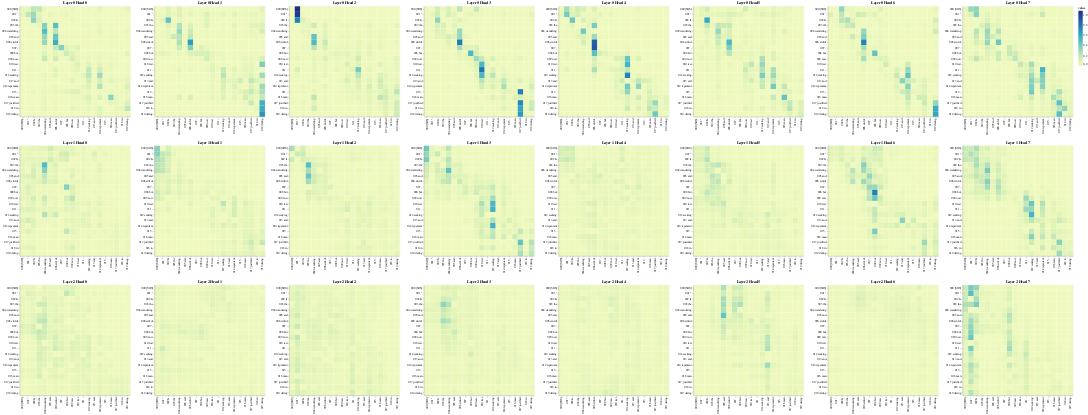

Source (notebook cell):
### Code cell
layers = [0, 1, 2]
heads = [0, 1, 2, 3, 4, 5, 6, 7]

# Encoder Self-Attention
get_all_attention_maps("encoder", layers, heads, encoder_input_tokens, encoder_input_tokens, min(20, sentence_len))

### Figure 1 — Vega-Lite specification as saved in the notebook (floating-point values rounded to 4 significant figures; data arrays with more than 128 entries replaced by an {"elided": "..."} marker saying what was removed)
{"config": {"view": {"continuousWidth": 300, "continuousHeight": 300}}, "vconcat": [{"hconcat": [{"data": {"name": "data-d1ea1e34a86ea174ee4adef5da7a2028"}, "mark": {"type": "rect"}, "encoding": {"color": {"field": "value", "type": "quantitative"}, "tooltip": [{"field": "row", "type": "quantitative"}, {"field": "column", "type": "quantitative"}, {"field": "value", "type": "quantitative"}, {"field": "row_token", "type": "nominal"}, {"field": "col_token", "type": "nominal"}], "x": {"axis": {"title": ""}, "field": "col_token", "type": "nominal"}, "y": {"axis": {"title": ""}, "field": "row_token", "type": "nominal"}}, "height": 400, "name": "view_1", "title": "Layer 0 Head 0", "width": 400}, {"data": {"name": "data-86f85c7960be88397b2005d66453e8fa"}, "mark": {"type": "rect"}, "encoding": {"color": {"field": "value", "type": "quantitative"}, "tooltip": [{"field": "row", "type": "quantitative"}, {"field": "column", "type": "quantitative"}, {"field": "value", "type": "quantitative"}, {"field": "row_token", "type": "nominal"}, {"field": "col_token", "type": "nominal"}], "x": {"axis": {"title": ""}, "field": "col_token", "type": "nominal"}, "y": {"axis": {"title": ""}, "field": "row_token", "type": "nominal"}}, "height": 400, "name": "view_2", "title": "Layer 0 Head 1", "width": 400}, {"data": {"name": "data-e2a963e56a049c442b5a1ba8bc0b3001"}, "mark": {"type": "rect"}, "encoding": {"color": {"field": "value", "type": "quantitative"}, "tooltip": [{"field": "row", "type": "quantitative"}, {"field": "column", "type": "quantitative"}, {"field": "value", "type": "quantitative"}, {"field": "row_token", "type": "nominal"}, {"field": "col_token", "type": "nominal"}], "x": {"axis": {"title": ""}, "field": "col_token", "type": "nominal"}, "y": {"axis": {"title": ""}, "field": "row_token", "type": "nominal"}}, "height": 400, "name": "view_3", "title": "Layer 0 Head 2", "width": 400}, {"data": {"name": "data-7f3a0b15a2efc55f021dad01303353c3"}, "mark": {"type": "rect"}, "encoding": {"color": {"field": "value", "type": "quantitative"}, "tooltip": [{"field": "row", "type": "quantitative"}, {"field": "column", "type": "quantitative"}, {"field": "value", "type": "quantitative"}, {"field": "row_token", "type": "nominal"}, {"field": "col_token", "type": "nominal"}], "x": {"axis": {"title": ""}, "field": "col_token", "type": "nominal"}, "y": {"axis": {"title": ""}, "field": "row_token", "type": "nominal"}}, "height": 400, "name": "view_4", "title": "Layer 0 Head 3", "width": 400}, {"data": {"name": "data-0858b25bf0ad454348bb42da7ab6d7a7"}, "mark": {"type": "rect"}, "encoding": {"color": {"field": "value", "type": "quantitative"}, "tooltip": [{"field": "row", "type": "quantitative"}, {"field": "column", "type": "quantitative"}, {"field": "value", "type": "quantitative"}, {"field": "row_token", "type": "nominal"}, {"field": "col_token", "type": "nominal"}], "x": {"axis": {"title": ""}, "field": "col_token", "type": "nominal"}, "y": {"axis": {"title": ""}, "field": "row_token", "type": "nominal"}}, "height": 400, "name": "view_5", "title": "Layer 0 Head 4", "width": 400}, {"data": {"name": "data-ce254eb7fffc744239d4b835eb573dec"}, "mark": {"type": "rect"}, "encoding": {"color": {"field": "value", "type": "quantitative"}, "tooltip": [{"field": "row", "type": "quantitative"}, {"field": "column", "type": "quantitative"}, {"field": "value", "type": "quantitative"}, {"field": "row_token", "type": "nominal"}, {"field": "col_token", "type": "nominal"}], "x": {"axis": {"title": ""}, "field": "col_token", "type": "nominal"}, "y": {"axis": {"title": ""}, "field": "row_token", "type": "nominal"}}, "height": 400, "name": "view_6", "title": "Layer 0 Head 5", "width": 400}, {"data": {"name": "data-584649c74cf478ed322874e67043557c"}, "mark": {"type": "rect"}, "encoding": {"color": {"field": "value", "type": "quantitative"}, "tooltip": [{"field": "row", "type": "quantitative"}, {"field": "column", "type": "quantitative"}, {"field": "value", "type": "quantitative"}, {"field": "row_token", "type": "nominal"}, {"field": "col_token", "type": "nominal"}], "x": {"axis": {"title": ""}, "field": "col_token", "type": "nominal"}, "y": {"axis": {"title": ""}, "field": "row_token", "type": "nominal"}}, "height": 400, "name": "view_7", "title": "Layer 0 Head 6", "width": 400}, {"data": {"name": "data-2eb8bb17741c2af78b74860a0559b079"}, "mark": {"type": "rect"}, "encoding": {"color": {"field": "value", "type": "quantitative"}, "tooltip": [{"field": "row", "type": "quantitative"}, {"field": "column", "type": "quantitative"}, {"field": "value", "type": "quantitative"}, {"field": "row_token", "type": "nominal"}, {"field": "col_token", "type": "nominal"}], "x": {"axis": {"title": ""}, "field": "col_token", "type": "nominal"}, "y": {"axis": {"title": ""}, "field": "row_token", "type": "nominal"}}, "height": 400, "name": "view_8", "title": "Layer 0 Head 7", "width": 400}]}, {"hconcat": [{"data": {"name": "data-14d98ef5527fb01c83ab745de4ee90a1"}, "mark": {"type": "rect"}, "encoding": {"color": {"field": "value", "type": "quantitative"}, "tooltip": [{"field": "row", "type": "quantitative"}, {"field": "column", "type": "quantitative"}, {"field": "value", "type": "quantitative"}, {"field": "row_token", "type": "nominal"}, {"field": "col_token", "type": "nominal"}], "x": {"axis": {"title": ""}, "field": "col_token", "type": "nominal"}, "y": {"axis": {"title": ""}, "field": "row_token", "type": "nominal"}}, "height": 400, "name": "view_9", "title": "Layer 1 Head 0", "width": 400}, {"data": {"name": "data-1f15a8d5dce75c3b9ec8a9c127e74246"}, "mark": {"type": "rect"}, "encoding": {"color": {"field": "value", "type": "quantitative"}, "tooltip": [{"field": "row", "type": "quantitative"}, {"field": "column", "type": "quantitative"}, {"field": "value", "type": "quantitative"}, {"field": "row_token", "type": "nominal"}, {"field": "col_token", "type": "nominal"}], "x": {"axis": {"title": ""}, "field": "col_token", "type": "nominal"}, "y": {"axis": {"title": ""}, "field": "row_token", "type": "nominal"}}, "height": 400, "name": "view_10", "title": "Layer 1 Head 1", "width": 400}, {"data": {"name": "data-96523ddd645605cd429ef933ce156204"}, "mark": {"type": "rect"}, "encoding": {"color": {"field": "value", "type": "quantitative"}, "tooltip": [{"field": "row", "type": "quantitative"}, {"field": "column", "type": "quantitative"}, {"field": "value", "type": "quantitative"}, {"field": "row_token", "type": "nominal"}, {"field": "col_token", "type": "nominal"}], "x": {"axis": {"title": ""}, "field": "col_token", "type": "nominal"}, "y": {"axis": {"title": ""}, "field": "row_token", "type": "nominal"}}, "height": 400, "name": "view_11", "title": "Layer 1 Head 2", "width": 400}, {"data": {"name": "data-6f46579d6cc690582f05f4c0ddcc0455"}, "mark": {"type": "rect"}, "encoding": {"color": {"field": "value", "type": "quantitative"}, "tooltip": [{"field": "row", "type": "quantitative"}, {"field": "column", "type": "quantitative"}, {"field": "value", "type": "quantitative"}, {"field": "row_token", "type": "nominal"}, {"field": "col_token", "type": "nominal"}], "x": {"axis": {"title": ""}, "field": "col_token", "type": "nominal"}, "y": {"axis": {"title": ""}, "field": "row_token", "type": "nominal"}}, "height": 400, "name": "view_12", "title": "Layer 1 Head 3", "width": 400}, {"data": {"name": "data-0a08d6b110898ed119140a1115ce98e1"}, "mark": {"type": "rect"}, "encoding": {"color": {"field": "value", "type": "quantitative"}, "tooltip": [{"field": "row", "type": "quantitative"}, {"field": "column", "type": "quantitative"}, {"field": "value", "type": "quantitative"}, {"field": "row_token", "type": "nominal"}, {"field": "col_token", "type": "nominal"}], "x": {"axis": {"title": ""}, "field": "col_token", "type": "nominal"}, "y": {"axis": {"title": ""}, "field": "row_token", "type": "nominal"}}, "height": 400, "name": "view_13", "title": "Layer 1 Head 4", "width": 400}, {"data": {"name": "data-b9c71f826ef058ade77d3fcfad7527d8"}, "mark": {"type": "rect"}, "encoding": {"color": {"field": "value", "type": "quantitative"}, "tooltip": [{"field": "row", "type": "quantitative"}, {"field": "column", "type": "quantitative"}, {"field": "value", "type": "quantitative"}, {"field": "row_token", "type": "nominal"}, {"field": "col_token", "type": "nominal"}], "x": {"axis": {"title": ""}, "field": "col_token", "type": "nominal"}, "y": {"axis": {"title": ""}, "field": "row_token", "type": "nominal"}}, "height": 400, "name": "view_14", "title": "Layer 1 Head 5", "width": 400}, {"data": {"name": "data-094bc4e05d344096a202d532a9e7026a"}, "mark": {"type": "rect"}, "encoding": {"color": {"field": "value", "type": "quantitative"}, "tooltip": [{"field": "row", "type": "quantitative"}, {"field": "column", "type": "quantitative"}, {"field": "value", "type": "quantitative"}, {"field": "row_token", "type": "nominal"}, {"field": "col_token", "type": "nominal"}], "x": {"axis": {"title": ""}, "field": "col_token", "type": "nominal"}, "y": {"axis": {"title": ""}, "field": "row_token", "type": "nominal"}}, "height": 400, "name": "view_15", "title": "Layer 1 Head 6", "width": 400}, {"data": {"name": "data-ea9280ac6818d693b5544dba60f915c3"}, "mark": {"type": "rect"}, "encoding": {"color": {"field": "value", "type": "quantitative"}, "tooltip": [{"field": "row", "type": "quantitative"}, {"field": "column", "type": "quantitative"}, {"field": "value", "type": "quantitative"}, {"field": "row_token", "type": "nominal"}, {"field": "col_token", "type": "nominal"}], "x": {"axis": {"title": ""}, "field": "col_token", "type": "nominal"}, "y": {"axis": {"title": ""}, "field": "row_token", "type": "nominal"}}, "height": 400, "name": "view_16", "title": "Layer 1 Head 7", "width": 400}]}, {"hconcat": [{"data": {"name": "data-698701c6d7ac329a3a592dbd1fdcbf6e"}, "mark": {"type": "rect"}, "encoding": {"color": {"field": "value", "type": "quantitative"}, "tooltip": [{"field": "row", "type": "quantitative"}, {"field": "column", "type": "quantitative"}, {"field": "value", "type": "quantitative"}, {"field": "row_token", "type": "nominal"}, {"field": "col_token", "type": "nominal"}], "x": {"axis": {"title": ""}, "field": "col_token", "type": "nominal"}, "y": {"axis": {"title": ""}, "field": "row_token", "type": "nominal"}}, "height": 400, "name": "view_17", "title": "Layer 2 Head 0", "width": 400}, {"data": {"name": "data-15f51d2856ca0e9fde70f2181599ec60"}, "mark": {"type": "rect"}, "encoding": {"color": {"field": "value", "type": "quantitative"}, "tooltip": [{"field": "row", "type": "quantitative"}, {"field": "column", "type": "quantitative"}, {"field": "value", "type": "quantitative"}, {"field": "row_token", "type": "nominal"}, {"field": "col_token", "type": "nominal"}], "x": {"axis": {"title": ""}, "field": "col_token", "type": "nominal"}, "y": {"axis": {"title": ""}, "field": "row_token", "type": "nominal"}}, "height": 400, "name": "view_18", "title": "Layer 2 Head 1", "width": 400}, {"data": {"name": "data-97ac589959c856a9dc1af569bd989cd3"}, "mark": {"type": "rect"}, "encoding": {"color": {"field": "value", "type": "quantitative"}, "tooltip": [{"field": "row", "type": "quantitative"}, {"field": "column", "type": "quantitative"}, {"field": "value", "type": "quantitative"}, {"field": "row_token", "type": "nominal"}, {"field": "col_token", "type": "nominal"}], "x": {"axis": {"title": ""}, "field": "col_token", "type": "nominal"}, "y": {"axis": {"title": ""}, "field": "row_token", "type": "nominal"}}, "height": 400, "name": "view_19", "title": "Layer 2 Head 2", "width": 400}, {"data": {"name": "data-b21b846da02e62bdb54e1ad5cf858a4b"}, "mark": {"type": "rect"}, "encoding": {"color": {"field": "value", "type": "quantitative"}, "tooltip": [{"field": "row", "type": "quantitative"}, {"field": "column", "type": "quantitative"}, {"field": "value", "type": "quantitative"}, {"field": "row_token", "type": "nominal"}, {"field": "col_token", "type": "nominal"}], "x": {"axis": {"title": ""}, "field": "col_token", "type": "nominal"}, "y": {"axis": {"title": ""}, "field": "row_token", "type": "nominal"}}, "height": 400, "name": "view_20", "title": "Layer 2 Head 3", "width": 400}, {"data": {"name": "data-4eb7cc53a3027e12672f83bb450089a8"}, "mark": {"type": "rect"}, "encoding": {"color": {"field": "value", "type": "quantitative"}, "tooltip": [{"field": "row", "type": "quantitative"}, {"field": "column", "type": "quantitative"}, {"field": "value", "type": "quantitative"}, {"field": "row_token", "type": "nominal"}, {"field": "col_token", "type": "nominal"}], "x": {"axis": {"title": ""}, "field": "col_token", "type": "nominal"}, "y": {"axis": {"title": ""}, "field": "row_token", "type": "nominal"}}, "height": 400, "name": "view_21", "title": "Layer 2 Head 4", "width": 400}, {"data": {"name": "data-2279f6a418372ae5a3b347218e52fd33"}, "mark": {"type": "rect"}, "encoding": {"color": {"field": "value", "type": "quantitative"}, "tooltip": [{"field": "row", "type": "quantitative"}, {"field": "column", "type": "quantitative"}, {"field": "value", "type": "quantitative"}, {"field": "row_token", "type": "nominal"}, {"field": "col_token", "type": "nominal"}], "x": {"axis": {"title": ""}, "field": "col_token", "type": "nominal"}, "y": {"axis": {"title": ""}, "field": "row_token", "type": "nominal"}}, "height": 400, "name": "view_22", "title": "Layer 2 Head 5", "width": 400}, {"data": {"name": "data-9d9c3121d20275868bc08897a602f8f0"}, "mark": {"type": "rect"}, "encoding": {"color": {"field": "value", "type": "quantitative"}, "tooltip": [{"field": "row", "type": "quantitative"}, {"field": "column", "type": "quantitative"}, {"field": "value", "type": "quantitative"}, {"field": "row_token", "type": "nominal"}, {"field": "col_token", "type": "nominal"}], "x": {"axis": {"title": ""}, "field": "col_token", "type": "nominal"}, "y": {"axis": {"title": ""}, "field": "row_token", "type": "nominal"}}, "height": 400, "name": "view_23", "title": "Layer 2 Head 6", "width": 400}, {"data": {"name": "data-e32c83a8cd74ad5aec64beaf20579dc5"}, "mark": {"type": "rect"}, "encoding": {"color": {"field": "value", "type": "quantitative"}, "tooltip": [{"field": "row", "type": "quantitative"}, {"field": "column", "type": "quantitative"}, {"field": "value", "type": "quantitative"}, {"field": "row_token", "type": "nominal"}, {"field": "col_token", "type": "nominal"}], "x": {"axis": {"title": ""}, "field": "col_token", "type": "nominal"}, "y": {"axis": {"title": ""}, "field": "row_token", "type": "nominal"}}, "height": 400, "name": "view_24", "title": "Layer 2 Head 7", "width": 400}]}], "params": [{"name": "param_1", "select": {"type": "interval", "encodings": ["x", "y"]}, "bind": "scales", "views": ["view_1"]}, {"name": "param_2", "select": {"type": "interval", "encodings": ["x", "y"]}, "bind": "scales", "views": ["view_2"]}, {"name": "param_3", "select": {"type": "interval", "encodings": ["x", "y"]}, "bind": "scales", "views": ["view_3"]}, {"name": "param_4", "select": {"type": "interval", "encodings": ["x", "y"]}, "bind": "scales", "views": ["view_4"]}, {"name": "param_5", "select": {"type": "interval", "encodings": ["x", "y"]}, "bind": "scales", "views": ["view_5"]}, {"name": "param_6", "select": {"type": "interval", "encodings": ["x", "y"]}, "bind": "scales", "views": ["view_6"]}, {"name": "param_7", "select": {"type": "interval", "encodings": ["x", "y"]}, "bind": "scales", "views": ["view_7"]}, {"name": "param_8", "select": {"type": "interval", "encodings": ["x", "y"]}, "bind": "scales", "views": ["view_8"]}, {"name": "param_9", "select": {"type": "interval", "encodings": ["x", "y"]}, "bind": "scales", "views": ["view_9"]}, {"name": "param_10", "select": {"type": "interval", "encodings": ["x", "y"]}, "bind": "scales", "views": ["view_10"]}, {"name": "param_11", "select": {"type": "interval", "encodings": ["x", "y"]}, "bind": "scales", "views": ["view_11"]}, {"name": "param_12", "select": {"type": "interval", "encodings": ["x", "y"]}, "bind": "scales", "views": ["view_12"]}, {"name": "param_13", "select": {"type": "interval", "encodings": ["x", "y"]}, "bind": "scales", "views": ["view_13"]}, {"name": "param_14", "select": {"type": "interval", "encodings": ["x", "y"]}, "bind": "scales", "views": ["view_14"]}, {"name": "param_15", "select": {"type": "interval", "encodings": ["x", "y"]}, "bind": "scales", "views": ["view_15"]}, {"name": "param_16", "select": {"type": "interval", "encodings": ["x", "y"]}, "bind": "scales", "views": ["view_16"]}, {"name": "param_17", "select": {"type": "interval", "encodings": ["x", "y"]}, "bind": "scales", "views": ["view_17"]}, {"name": "param_18", "select": {"type": "interval", "encodings": ["x", "y"]}, "bind": "scales", "views": ["view_18"]}, {"name": "param_19", "select": {"type": "interval", "encodings": ["x", "y"]}, "bind": "scales", "views": ["view_19"]}, {"name": "param_20", "select": {"type": "interval", "encodings": ["x", "y"]}, "bind": "scales", "views": ["view_20"]}, {"name": "param_21", "select": {"type": "interval", "encodings": ["x", "y"]}, "bind": "scales", "views": ["view_21"]}, {"name": "param_22", "select": {"type": "interval", "encodings": ["x", "y"]}, "bind": "scales", "views": ["view_22"]}, {"name": "param_23", "select": {"type": "interval", "encodings": ["x", "y"]}, "bind": "scales", "views": ["view_23"]}, {"name": "param_24", "select": {"type": "interval", "encodings": ["x", "y"]}, "bind": "scales", "views": ["view_24"]}], "$schema": "https://vega.github.io/schema/vega-lite/v5.20.1.json", "datasets": {"data-d1ea1e34a86ea174ee4adef5da7a2028": {"elided": "400 records"}, "data-86f85c7960be88397b2005d66453e8fa": {"elided": "400 records"}, "data-e2a963e56a049c442b5a1ba8bc0b3001": {"elided": "400 records"}, "data-7f3a0b15a2efc55f021dad01303353c3": {"elided": "400 records"}, "data-0858b25bf0ad454348bb42da7ab6d7a7": {"elided": "400 records"}, "data-ce254eb7fffc744239d4b835eb573dec": {"elided": "400 records"}, "data-584649c74cf478ed322874e67043557c": {"elided": "400 records"}, "data-2eb8bb17741c2af78b74860a0559b079": {"elided": "400 records"}, "data-14d98ef5527fb01c83ab745de4ee90a1": {"elided": "400 records"}, "data-1f15a8d5dce75c3b9ec8a9c127e74246": {"elided": "400 records"}, "data-96523ddd645605cd429ef933ce156204": {"elided": "400 records"}, "data-6f46579d6cc690582f05f4c0ddcc0455": {"elided": "400 records"}, "data-0a08d6b110898ed119140a1115ce98e1": {"elided": "400 records"}, "data-b9c71f826ef058ade77d3fcfad7527d8": {"elided": "400 records"}, "data-094bc4e05d344096a202d532a9e7026a": {"elided": "400 records"}, "data-ea9280ac6818d693b5544dba60f915c3": {"elided": "400 records"}, "data-698701c6d7ac329a3a592dbd1fdcbf6e": {"elided": "400 records"}, "data-15f51d2856ca0e9fde70f2181599ec60": {"elided": "400 records"}, "data-97ac589959c856a9dc1af569bd989cd3": {"elided": "400 records"}, "data-b21b846da02e62bdb54e1ad5cf858a4b": {"elided": "400 records"}, "data-4eb7cc53a3027e12672f83bb450089a8": {"elided": "400 records"}, "data-2279f6a418372ae5a3b347218e52fd33": {"elided": "400 records"}, "data-9d9c3121d20275868bc08897a602f8f0": {"elided": "400 records"}, "data-e32c83a8cd74ad5aec64beaf20579dc5": {"elided": "400 records"}}}
